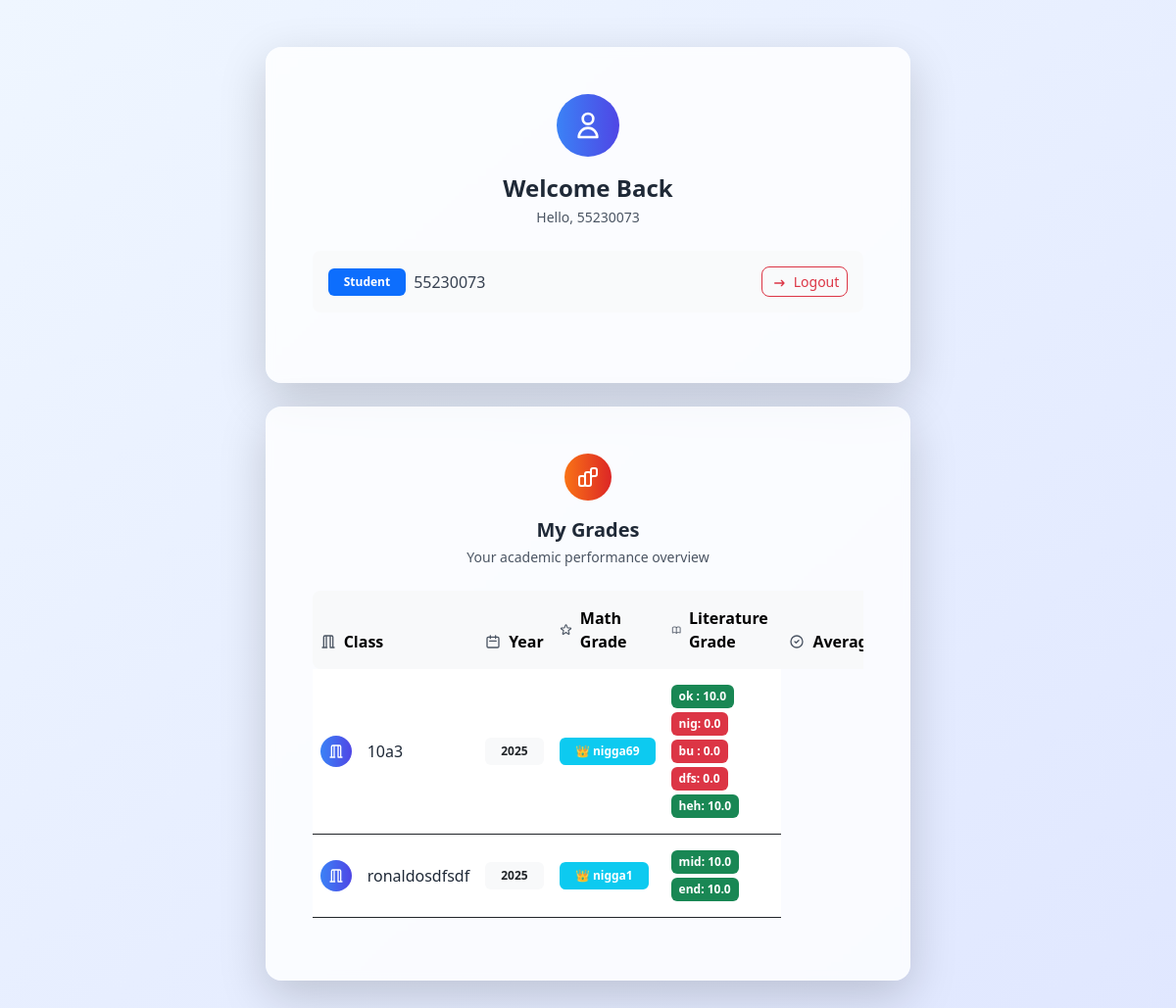
/ (signed in), run on an earlier commit of the app's database.
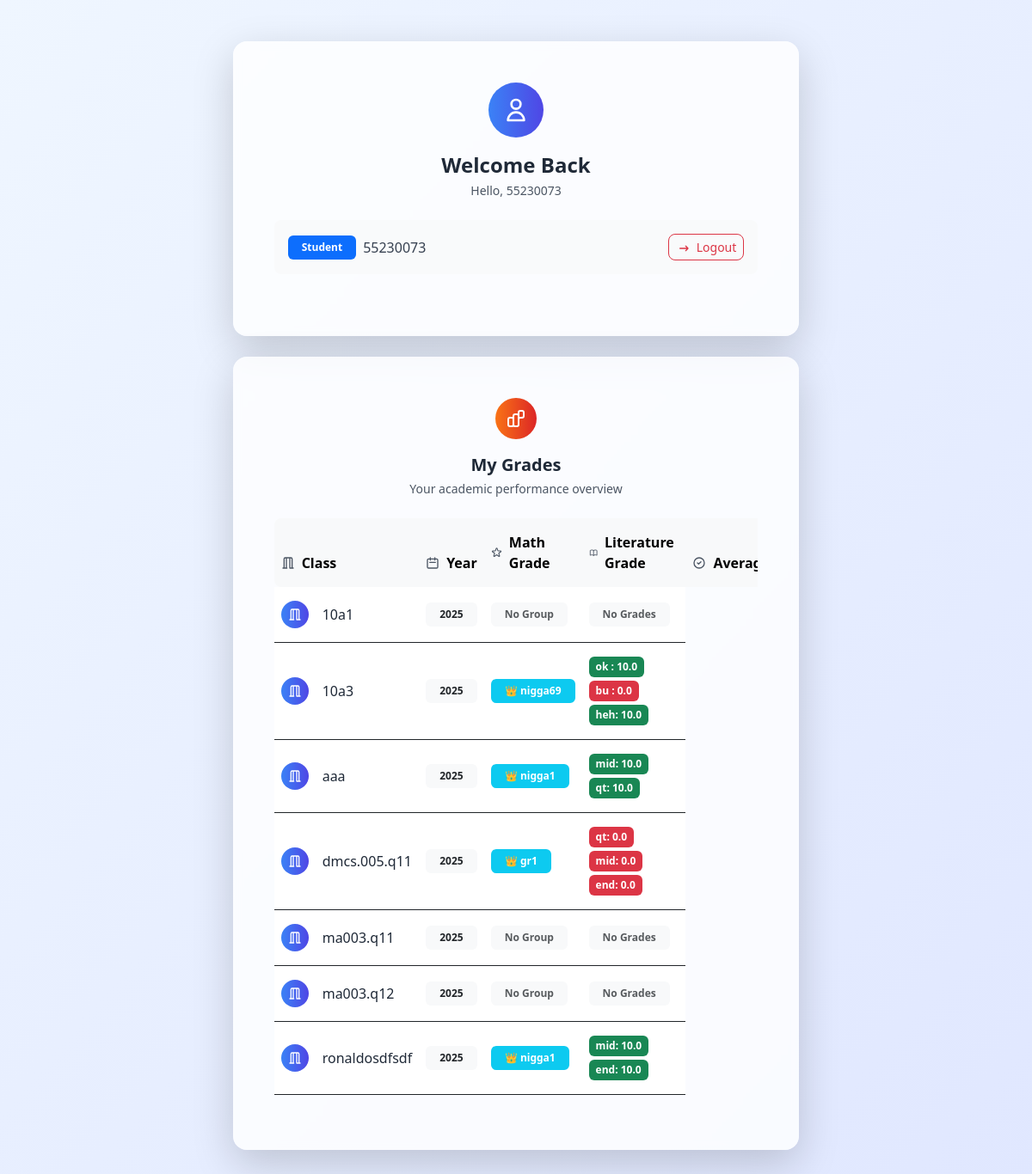
And on a later commit of the database.
### tables this page shows
CREATE TABLE student_to_classes (   
  id TEXT NOT NULL,
  student_name TEXT NOT NULL,       
  class_name TEXT NOT NULL,
  started_year INTEGER NOT NULL,    
  group_name text DEFAULT '',       
  is_group_leader integer DEFAULT 0,
  absent integer default 0,
  grade TEXT DEFAULT '{}',
  PRIMARY KEY (id, class_name, started_year),
  FOREIGN KEY (id) REFERENCES users(id),
  FOREIGN KEY (class_name, started_year) REFERENCES classes(class_name, started_year)
);

### main.py (the view)
@app.route('/', methods=['GET','POST'])
def serve_main():
    if 'id' in session:
        if session['id'] != admin_id:
            db=get_db()
            user_data=db.execute("select * from student_to_classes where id = ?",(session['id'],)).fetchall()
            return render_template('personal.html',user_data=user_data)
        db = get_db()
        classes_list = db.execute("SELECT * FROM classes ORDER BY started_year DESC, class_name ASC")
        classes_list = classes_list.fetchall()
        db.close()
        return render_template('index.html', classes_list=classes_list)
    else:
        return redirect(url_for('login'))

### main.py (called while the page is built)
def from_json_filter(value):
    if value:
        return json.loads(value)
    return {}

def get_db():
    conn = sqlite3.connect(database_path)
    conn.row_factory = sqlite3.Row
    return conn

### templates/personal.html (shortened to what the changed rows need)
<!DOCTYPE html>
<html lang="en">
<head>
    <link href="https://cdn.jsdelivr.net/npm/bootstrap@5.3.0/dist/css/bootstrap.min.css" rel="stylesheet">
    <script src="https://cdn.tailwindcss.com"></script>
</head>
<body class="bg-gradient-to-br from-blue-50 to-indigo-100 min-h-screen">
    <div class="container py-5">
        <div class="row justify-content-center">
            <div class="col-lg-10 col-xl-8">
                <div class="card shadow-lg border-0 rounded-4 bg-white/80 backdrop-blur-sm mb-4">
                    <div class="card-body p-5">
                        <div class="text-center mb-4">
                            <h2 class="text-2xl font-bold text-gray-800 mb-1">Welcome Back</h2>
                        </div>
                    </div>
                </div>
                {% if user_data %}
                <div class="card shadow-lg border-0 rounded-4 bg-white/80 backdrop-blur-sm">
                    <div class="card-body p-5">
                        <div class="table-responsive">
                            <table class="table table-hover align-middle">
                                <thead class="table-light">
                                    <tr>
                                        <th scope="col" class="rounded-start-3 border-0 py-3">
                                            <div class="d-flex align-items-center">
                                                <svg class="w-4 h-4 me-2 text-gray-600" fill="none" stroke="currentColor" viewBox="0 0 24 24">
                                                    <path stroke-linecap="round" stroke-linejoin="round" stroke-width="2" d="M19 21V5a2 2 0 00-2-2H7a2 2 0 00-2 2v16m14 0h2m-2 0h-4m-5 0H3m2 0h4M9 3v18m6-18v18"/>
                                                </svg>
                                                Class
                                            </div>
                                        </th>
                                        <th scope="col" class="border-0 py-3">
                                            <div class="d-flex align-items-center">
                                                <svg class="w-4 h-4 me-2 text-gray-600" fill="none" stroke="currentColor" viewBox="0 0 24 24">
                                                    <path stroke-linecap="round" stroke-linejoin="round" stroke-width="2" d="M8 7V3m8 4V3m-9 8h10M5 21h14a2 2 0 002-2V7a2 2 0 00-2-2H5a2 2 0 00-2 2v12a2 2 0 002 2z"/>
                                                </svg>
                                                Year
                                            </div>
                                        </th>
                                        <th scope="col" class="border-0 py-3">
                                            <div class="d-flex align-items-center">
                                                Math Grade
                                            </div>
                                        </th>
                                        <th scope="col" class="border-0 py-3">
                                            <div class="d-flex align-items-center">
                                                Literature Grade
                                            </div>
                                        </th>
                                        <th scope="col" class="rounded-end-3 border-0 py-3">
                                            <div class="d-flex align-items-center">
                                                <svg class="w-4 h-4 me-2 text-gray-600" fill="none" stroke="currentColor" viewBox="0 0 24 24">
                                                    <path stroke-linecap="round" stroke-linejoin="round" stroke-width="2" d="M9 12l2 2 4-4m6 2a9 9 0 11-18 0 9 9 0 0118 0z"/>
                                                </svg>
                                                Average
                                            </div>
                                        </th>
                                    </tr>
                                </thead>
                                <tbody>
                                    {% for class_info in user_data %}
                                    <tr class="border-0">
                                        <td class="py-3">
                                            <div class="d-flex align-items-center">
                                                <div class="bg-gradient-to-r from-blue-500 to-indigo-600 w-8 h-8 rounded-full me-3 flex items-center justify-center">
                                                    <svg class="w-4 h-4 text-white" fill="none" stroke="currentColor" viewBox="0 0 24 24">
                                                        <path stroke-linecap="round" stroke-linejoin="round" stroke-width="2" d="M19 21V5a2 2 0 00-2-2H7a2 2 0 00-2 2v16m14 0h2m-2 0h-4m-5 0H3m2 0h4M9 3v18m6-18v18"/>
                                                    </svg>
                                                </div>
                                                <span class="font-medium text-gray-800">{{ class_info.class_name }}</span>
                                            </div>
                                        </td>
                                        <td class="py-3">
                                            <span class="badge bg-light text-dark px-3 py-2">{{ class_info.started_year }}</span>
                                        </td>
                                        <td class="py-3">
                                            {% if class_info.group_name %}
                                                <span class="badge bg-info px-3 py-2">
                                                    {% if class_info.is_group_leader %}👑 {% endif %}{{ class_info.group_name }}
                                                </span>
                                            {% else %}
                                                <span class="badge bg-light text-muted px-3 py-2">No Group</span>
                                            {% endif %}
                                        </td>
                                        <td class="py-3">
                                            {% if class_info.grade and class_info.grade != '{}' %}
                                                {% set grades = class_info.grade|from_json %}
                                                {% if grades %}
                                                    <div class="d-flex flex-wrap gap-1">
                                                        {% for subject, grade in grades.items() %}
                                                            {% if grade is not none %}
                                                                {% set grade_float = grade|float %}
                                                                <span class="badge px-2 py-1 text-xs
                                                                    {% if grade_float >= 8.0 %}bg-success
                                                                    {% elif grade_float >= 6.5 %}bg-warning text-dark
                                                                    {% elif grade_float >= 5.0 %}bg-info text-dark
                                                                    {% else %}bg-danger
                                                                    {% endif %}">
                                                                    {{ subject[:3] }}: {{ "%.1f"|format(grade_float) }}
                                                                </span>
                                                            {% endif %}
                                                        {% endfor %}
                                                    </div>
                                                {% else %}
                                                    <span class="badge bg-light text-muted px-3 py-2">No Grades</span>
                                                {% endif %}
                                            {% else %}
                                                <span class="badge bg-light text-muted px-3 py-2">No Grades</span>
                                            {% endif %}
                                        </td>
                                    </tr>
                                    {% endfor %}
                                </tbody>
                            </table>
                        </div>
                    </div>
                </div>
                {% endif %}
            </div>
        </div>
    </div>
</body>
</html>

What changed in the data, as far as the page shows it:
added student_to_classes: class_name "10a1", started_year "2025", group_name "No Group", grade "No Grades"
added student_to_classes: class_name "aaa", started_year "2025", group_name "nigga1", subject "mid" "qt", grade_float "10.0" "10.0"
added student_to_classes: class_name "dmcs.005.q11", started_year "2025", group_name "gr1", subject "qt" "mid" "end", grade_float "0.0" "0.0" "0.0"
added student_to_classes: class_name "ma003.q11", started_year "2025", group_name "No Group", grade "No Grades"
added student_to_classes: class_name "ma003.q12", started_year "2025", group_name "No Group", grade "No Grades"
Also different on the page:
list line gone: "nig : 0.0"
list line gone: "dfs : 0.0"
